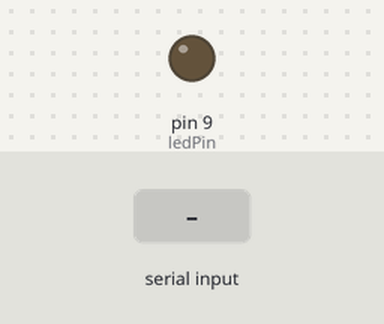
This sketch was run on a simulated Arduino Uno, built with avr-gcc and run on an emulated ATmega328P. Shown: output pins drawn as LEDs (lit = HIGH). Inputs (shaded band) come from the test bench.

Above: at 1.2 s.
1.3 s: "90,45\n" received over Serial
At 2.4 s:
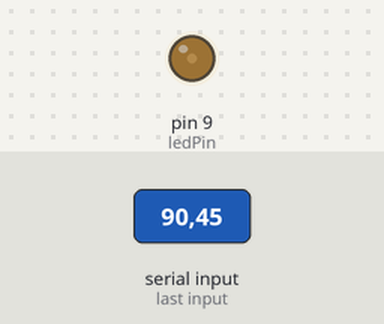
2.8 s: "30,150\n" received over Serial
At 3.3 s:
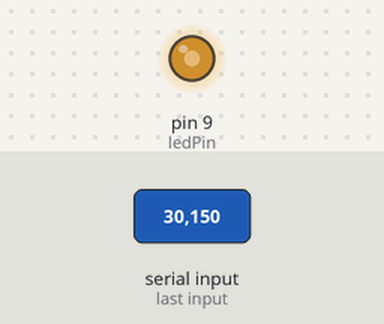
4.3 s: "90\n" received over Serial
At 4.6 s:
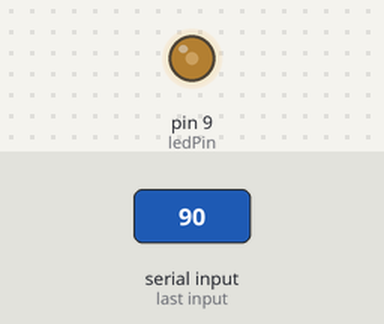
5.8 s: "200\n" received over Serial
At 6.7 s:
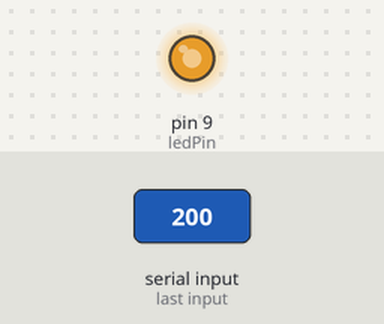
Timing chart, 0 to 8.3 s (numbered marks = the images above; inputs shaded):
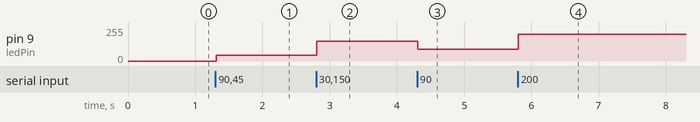

Measured:
- after the input at 1.3 s, pin 9 (ledPin): 0/255 → 45/255 at once
- after the input at 2.8 s, pin 9 (ledPin): 45/255 → 150/255 at once
- after the input at 4.3 s, pin 9 (ledPin): 150/255 → 90/255 at once
- after the input at 5.8 s, pin 9 (ledPin): 90/255 → 200/255 at once

The sketch:

analog_output_option2.ino
```cpp
// Analog output controlled from Max
// - - - - - - - option 2: reading a serial ASCII-encoded string

// variable to hold LED's pin number
int ledPin = 9;

void setup() {
  // We don't need to set the pinMode as OUTPUT
  Serial.begin(9600);
}

void loop() {
  // if there's any serial available, read it:
  while (Serial.available() > 0) {
    // look for the next valid integer in the incoming serial stream:
    int ledValue = Serial.parseInt();
    // look for the newline. That's the end of your sentence:
    if (Serial.read() == '\n') {
      // constrain the values to 0 - 255
      ledValue = constrain(ledValue, 0, 255);
      analogWrite(ledPin, ledValue);
    }
  }
  delay(10);
}
```
